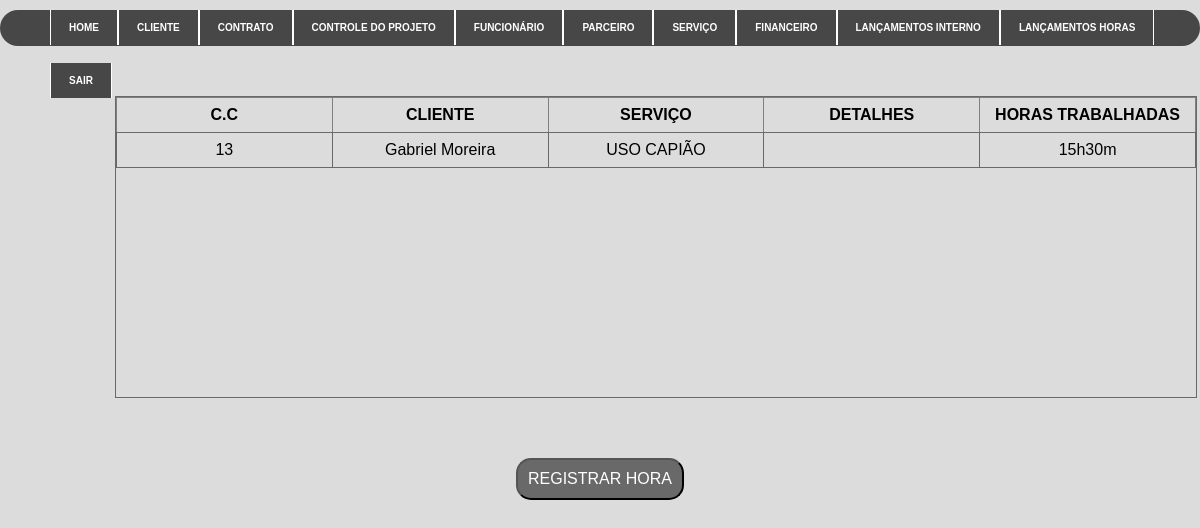
Page /consultacontratohora.php (signed in) on the committed database.
### tables this page shows
CREATE TABLE IF NOT EXISTS `contrato` (
  `ID` int(11) NOT NULL AUTO_INCREMENT,
  `ID_Cliente` int(11) DEFAULT NULL,
  `ID_Servico` int(11) DEFAULT NULL,
  `Detalhes` varchar(500) DEFAULT NULL,
  `PRAZO` date DEFAULT NULL,
  `Valor` decimal(10,0) DEFAULT NULL,
  `qnt_parcela` decimal(10,0) DEFAULT NULL,
  `VENCIMENTO` varchar(2) DEFAULT NULL,
  PRIMARY KEY (`ID`),
  KEY `fk_cli` (`ID_Cliente`),
  KEY `fk_servi` (`ID_Servico`)
);

CREATE TABLE IF NOT EXISTS `cliente` (
  `id` int(11) NOT NULL AUTO_INCREMENT,
  `pessoa` varchar(8) DEFAULT NULL,
  `nome` varchar(50) DEFAULT NULL,
  `cpf` varchar(14) DEFAULT NULL,
  `rg` varchar(15) DEFAULT NULL,
  `razao` varchar(50) DEFAULT NULL,
  `representante` varchar(50) DEFAULT NULL,
  `sexo` varchar(1) DEFAULT NULL,
  `observacao` varchar(500) DEFAULT NULL,
  `id_parc` int(11) DEFAULT NULL,
  PRIMARY KEY (`id`),
  KEY `fk_parc` (`id_parc`)
);

CREATE TABLE IF NOT EXISTS `servico` (
  `id` int(11) NOT NULL AUTO_INCREMENT,
  `servico` varchar(30) DEFAULT NULL,
  PRIMARY KEY (`id`)
);

### classes/hora.class.php (called while the page is built, shortened)
<?php
require_once 'Conexao.class.php';
require_once 'funcoes.class.php';
class Hora{
    public function __construct(){
        $this->con = new conexao();
    }
    public function querySelecthoras(){
        try{
            $cst = $this->con->conect()->prepare("SELECT contrato.ID AS CC, cliente.nome AS CLI, servico.servico AS Serv, contrato.Detalhes AS DETALHES,contrato.Valor AS VALOR ,contrato.qnt_parcela AS QNT_PARC ,contrato.VENCIMENTO AS VENC,SUM(hour(horas.hora_final) - hour(horas.hora_inicial)) AS hora,SUM(minute(horas.hora_final) - minute(horas.hora_inicial)) AS Minuto from cliente INNER JOIN contrato ON cliente.id = contrato.ID_Cliente INNER JOIN servico ON contrato.ID_Servico = servico.id INNER JOIN horas ON horas.contrato  = contrato.ID GROUP BY contrato.ID");
            $cst->execute();
            return $cst->fetchAll();
        }catch(PDOException $ex){
        }
    }
    }
?>

### classes/Conexao.class.php (called while the page is built)
<?php
class conexao{
    private $usuario;
    private $senha;
    private $banco;
    private $servidor;
    private static $pdo;
    public function __construct(){
        $this->servidor = "localhost";
        $this->banco = "teste2";
        $this->usuario =  "root";
        $this->senha = "";
    }
    public function conect(){
        try{
            if(is_null(self::$pdo)){
                self::$pdo = new PDO("mysql:host=".$this->servidor.";dbname=".$this->banco, $this->usuario, $this->senha);
            }
            return self::$pdo;
        } catch (PDOException $ex) {
			echo $ex->getMessage();
        }
    }
}
?>

### classes/funcoes.class.php (called while the page is built, shortened)
<?php
class funcoes{
    public function tratarCaracter($vlr, $tipo){
        switch($tipo){
            case 1: $rst = utf8_decode($vlr); break;
            case 2: $rst = htmlentities($vlr, ENT_QUOTES, "ISO-8859-1"); break;
        }
        return $rst;
    }
}
?>

### consultacontratohora.php (the view, shortened to what this page needs)
<?php
    require_once 'classes/funcoes.class.php';
    require_once 'classes/hora.class.php';
    $objFc = new Funcoes();
    $objhr = new Hora();
?>
<!DOCTYPE html>
<html lang="pt-br">
<head>
    <link rel="stylesheet" type="text/css" href="style/style1.css">
</head>
<body>
    <?php include_once("header.php"); ?>
    <div id="resultado" class="scroll-horas">
        <table id="tab10" border="1">
            <thead>
                <tr>
                    <th>C.C</th>
                    <th>CLIENTE</th>
                    <th>SERVIÇO</th>
                    <th>Detalhes</th>
                    <th>Horas trabalhadas</th>
                </tr>
            </thead>
            <tbody>
            <?php foreach($objhr->querySelecthoras() as $rst){ ?>
                <tr>
                    <td> <?php echo ($objFc->tratarCaracter($rst['CC'], 1)) ?> </td>
                    <td> <?php echo ($objFc->tratarCaracter($rst['CLI'], 2)) ?> </td>
                    <td> <?php echo ($objFc->tratarCaracter($rst['Serv'], 2)) ?> </td>
                    <td> <?php echo ($objFc->tratarCaracter($rst['DETALHES'], 2)) ?> </td>
                    <?php
                        $min = $rst['Minuto']%60;
                        $horas = $rst['hora']+(int)($rst['Minuto']/60);
                    ?>
                    <td> <?php echo ($horas.'h'.$min.'m') ?> </td>
                </tr>
                <?php } ?>
        </table>
    </div>
    <input type="submit" class="btn5" value="Registrar Hora" />
</body>
</html>

### Style/style1.css (style rules this page uses)
html { width: 100%; height: 100% }
body { margin: 0; background-color: #DCDCDC; font-family: 'Trebuchet MS', 'Lucida Sans Unicode', 'Lucida Grande', 'Lucida Sans', Arial, sans-serif }
.scroll-horas { overflow: scroll; overflow: auto; table-layout: fixed; text-align: center; border-collapse: collapse; width: 90%; height: 300px; border: solid 1px #696969; margin: 30px; margin-top: 50px; margin-left: auto; margin-right: auto; }
#tab10 { width: 100%; table-layout: fixed; text-align: center; border-collapse: collapse; font-family: Arial, monospace; font-size: 16px; }
#tab10 tr th { text-transform: uppercase; padding: .5em; margin: 0; text-align: center; font-weight: bold; }
#tab10 tr td { text-align: center; border-collapse: collapse; padding: .5em; border: #696969 1px solid; }
.btn5 { float: relative; margin: 30px; margin-left: 43%; margin-right: auto; padding: 10px; border-radius: 15px; background-color: #696969; font-family: Arial; font-size: 16px; color: white; text-transform: uppercase; cursor: pointer; }

### rows in the picture
contrato: ID "13", ID_Cliente.nome "Gabriel Moreira", ID_Servico.servico "USO CAPIÃO", horas "15", min "30"
